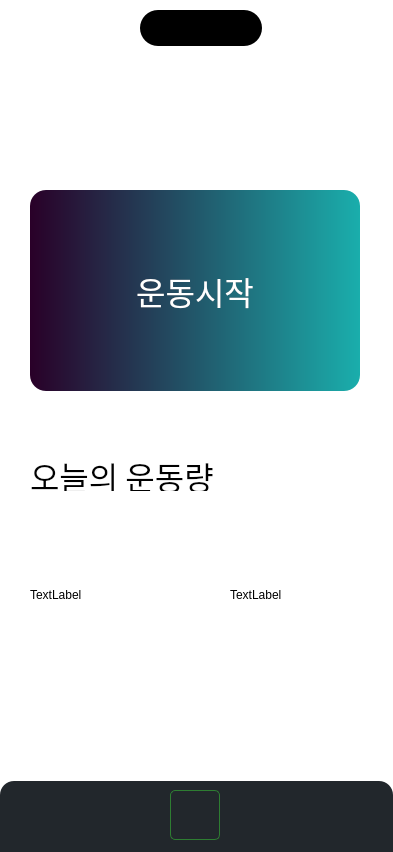
<?xml version="1.0" encoding="UTF-8"?>
<ui version="4.0">
 <class>Dialog</class>
 <widget class="QDialog" name="Dialog">
  <property name="geometry">
   <rect>
    <x>0</x>
    <y>0</y>
    <width>393</width>
    <height>852</height>
   </rect>
  </property>
  <property name="windowTitle">
   <string>Dialog</string>
  </property>
  <property name="styleSheet">
   <string notr="true">
background-color: rgb(255, 255, 255);

</string>
  </property>
  <widget class="QPushButton" name="btn_cardio">
   <property name="geometry">
    <rect>
     <x>30</x>
     <y>190</y>
     <width>330</width>
     <height>201</height>
    </rect>
   </property>
   <property name="font">
    <font>
     <family>BM Dohyeon</family>
     <pointsize>24</pointsize>
    </font>
   </property>
   <property name="cursor">
    <cursorShape>PointingHandCursor</cursorShape>
   </property>
   <property name="styleSheet">
    <string notr="true">QPushButton {

	background-color: qlineargradient(spread:pad, x1:0, y1:0, x2:1, y2:0, stop:0 rgba(41, 0, 40, 255), stop:1 rgba(26, 174, 172, 255));
	color: rgb(255, 255, 255);
            border-radius: 16px; 
            padding: 5px;
}
QPushButton:hover {
            background-color: #EAEAEA; 
}
QPushButton:pressed {
            background-color: #EAEAEA;
}</string>
   </property>
   <property name="text">
    <string>운동시작</string>
   </property>
  </widget>
  <widget class="QLabel" name="lb_DynamicIsland">
   <property name="geometry">
    <rect>
     <x>140</x>
     <y>10</y>
     <width>122</width>
     <height>36</height>
    </rect>
   </property>
   <property name="styleSheet">
    <string notr="true">background-color: rgb(0, 0, 0);
border-radius: 18px</string>
   </property>
   <property name="text">
    <string/>
   </property>
  </widget>
  <widget class="QPushButton" name="btn_home">
   <property name="geometry">
    <rect>
     <x>60</x>
     <y>800</y>
     <width>35</width>
     <height>35</height>
    </rect>
   </property>
   <property name="cursor">
    <cursorShape>PointingHandCursor</cursorShape>
   </property>
   <property name="autoFillBackground">
    <bool>false</bool>
   </property>
   <property name="styleSheet">
    <string notr="true">border-image: url(:/images/img//home.png);
background-color: rgb(255, 255, 255,0);
border-radius: 5px; 
padding: 5px;</string>
   </property>
   <property name="text">
    <string/>
   </property>
   <property name="autoDefault">
    <bool>true</bool>
   </property>
  </widget>
  <widget class="QPushButton" name="btn_profile">
   <property name="geometry">
    <rect>
     <x>300</x>
     <y>800</y>
     <width>35</width>
     <height>35</height>
    </rect>
   </property>
   <property name="palette">
    <palette>
     <active>
      <colorrole role="Button">
       <brush brushstyle="SolidPattern">
        <color alpha="0">
         <red>255</red>
         <green>255</green>
         <blue>255</blue>
        </color>
       </brush>
      </colorrole>
      <colorrole role="Base">
       <brush brushstyle="SolidPattern">
        <color alpha="0">
         <red>255</red>
         <green>255</green>
         <blue>255</blue>
        </color>
       </brush>
      </colorrole>
      <colorrole role="Window">
       <brush brushstyle="SolidPattern">
        <color alpha="0">
         <red>255</red>
         <green>255</green>
         <blue>255</blue>
        </color>
       </brush>
      </colorrole>
     </active>
     <inactive>
      <colorrole role="Button">
       <brush brushstyle="SolidPattern">
        <color alpha="0">
         <red>255</red>
         <green>255</green>
         <blue>255</blue>
        </color>
       </brush>
      </colorrole>
      <colorrole role="Base">
       <brush brushstyle="SolidPattern">
        <color alpha="0">
         <red>255</red>
         <green>255</green>
         <blue>255</blue>
        </color>
       </brush>
      </colorrole>
      <colorrole role="Window">
       <brush brushstyle="SolidPattern">
        <color alpha="0">
         <red>255</red>
         <green>255</green>
         <blue>255</blue>
        </color>
       </brush>
      </colorrole>
     </inactive>
     <disabled>
      <colorrole role="Button">
       <brush brushstyle="SolidPattern">
        <color alpha="0">
         <red>255</red>
         <green>255</green>
         <blue>255</blue>
        </color>
       </brush>
      </colorrole>
      <colorrole role="Base">
       <brush brushstyle="SolidPattern">
        <color alpha="0">
         <red>255</red>
         <green>255</green>
         <blue>255</blue>
        </color>
       </brush>
      </colorrole>
      <colorrole role="Window">
       <brush brushstyle="SolidPattern">
        <color alpha="0">
         <red>255</red>
         <green>255</green>
         <blue>255</blue>
        </color>
       </brush>
      </colorrole>
     </disabled>
    </palette>
   </property>
   <property name="cursor">
    <cursorShape>PointingHandCursor</cursorShape>
   </property>
   <property name="styleSheet">
    <string notr="true">QPushButton {
border-image: url(:/images/img//User.png);
background-color: rgb(255, 255, 255,0);
border-radius: 5px; 
padding: 5px;
}</string>
   </property>
   <property name="text">
    <string/>
   </property>
  </widget>
  <widget class="QPushButton" name="btn_camera">
   <property name="geometry">
    <rect>
     <x>170</x>
     <y>790</y>
     <width>50</width>
     <height>50</height>
    </rect>
   </property>
   <property name="cursor">
    <cursorShape>PointingHandCursor</cursorShape>
   </property>
   <property name="autoFillBackground">
    <bool>false</bool>
   </property>
   <property name="styleSheet">
    <string notr="true">QPushButton {
border-image: url(:/images/img//VideoStabilization.png);
background-color: rgb(255, 255, 255,0);
border: 1px solid #2E7D32;
border-radius: 5px; 
padding: 5px;
}
</string>
   </property>
   <property name="text">
    <string/>
   </property>
   <property name="autoDefault">
    <bool>true</bool>
   </property>
  </widget>
  <widget class="QLabel" name="label_5">
   <property name="geometry">
    <rect>
     <x>0</x>
     <y>781</y>
     <width>393</width>
     <height>71</height>
    </rect>
   </property>
   <property name="styleSheet">
    <string notr="true">background-color: rgb(34, 39, 44);
border-top-right-radius: 14px;
border-top-left-radius: 14px;</string>
   </property>
   <property name="text">
    <string/>
   </property>
  </widget>
  <widget class="QLabel" name="lb_logo">
   <property name="geometry">
    <rect>
     <x>90</x>
     <y>60</y>
     <width>220</width>
     <height>70</height>
    </rect>
   </property>
   <property name="styleSheet">
    <string notr="true">border-image: url(:/images/img/logo.jpg);</string>
   </property>
   <property name="text">
    <string/>
   </property>
   <property name="pixmap">
    <pixmap>:/images/logo.jpg</pixmap>
   </property>
   <property name="scaledContents">
    <bool>true</bool>
   </property>
  </widget>
  <widget class="QLabel" name="lb_user_today">
   <property name="geometry">
    <rect>
     <x>30</x>
     <y>520</y>
     <width>181</width>
     <height>150</height>
    </rect>
   </property>
   <property name="styleSheet">
    <string notr="true">QCssParser::parseColorValue: Specified color without alpha value but alpha given: 'rgb 255, 255, 255,0'</string>
   </property>
   <property name="text">
    <string>TextLabel</string>
   </property>
  </widget>
  <widget class="QLabel" name="lb_user_kcal_cons">
   <property name="geometry">
    <rect>
     <x>230</x>
     <y>520</y>
     <width>131</width>
     <height>150</height>
    </rect>
   </property>
   <property name="styleSheet">
    <string notr="true">QCssParser::parseColorValue: Specified color without alpha value but alpha given: 'rgb 255, 255, 255,0'</string>
   </property>
   <property name="text">
    <string>TextLabel</string>
   </property>
  </widget>
  <widget class="QLabel" name="label_2">
   <property name="geometry">
    <rect>
     <x>30</x>
     <y>460</y>
     <width>261</width>
     <height>31</height>
    </rect>
   </property>
   <property name="font">
    <font>
     <family>BM Dohyeon</family>
     <pointsize>24</pointsize>
    </font>
   </property>
   <property name="styleSheet">
    <string notr="true">color: rgb(0, 0, 0);</string>
   </property>
   <property name="text">
    <string>오늘의 운동량</string>
   </property>
  </widget>
  <zorder>label_5</zorder>
  <zorder>btn_cardio</zorder>
  <zorder>lb_DynamicIsland</zorder>
  <zorder>btn_home</zorder>
  <zorder>btn_profile</zorder>
  <zorder>btn_camera</zorder>
  <zorder>lb_logo</zorder>
  <zorder>lb_user_today</zorder>
  <zorder>lb_user_kcal_cons</zorder>
  <zorder>label_2</zorder>
 </widget>
 <resources>
  <include location="resource.qrc"/>
 </resources>
 <connections/>
</ui>
